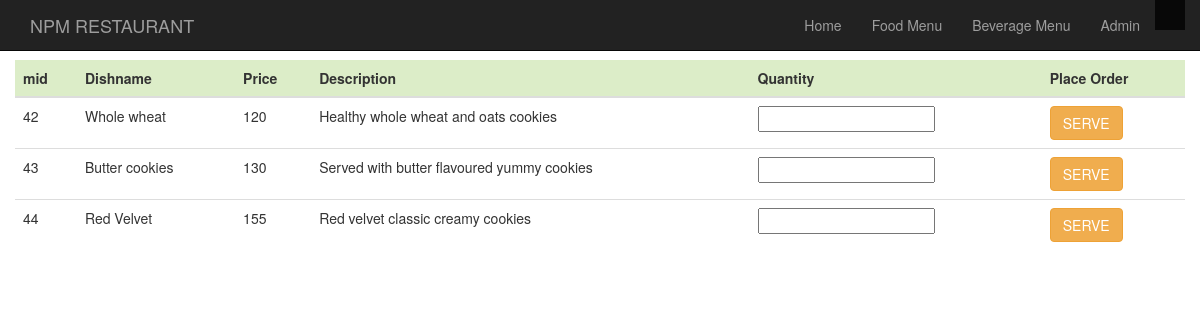
Page /cookies.php on the committed database.
### tables this page shows
CREATE TABLE `menulist` (
  `category` varchar(100) NOT NULL,
  `dishname` varchar(100) NOT NULL,
  `price` int(10) NOT NULL,
  `description` varchar(1000) NOT NULL,
  `mid` int(10) NOT NULL
);

### cookies.php (the view, shortened to what this page needs)
<!DOCTYPE html>
   <html>
   <head>
<link rel="stylesheet" href="https://maxcdn.bootstrapcdn.com/bootstrap/3.3.7/css/bootstrap.min.css">
<link rel="stylesheet" type="text/css" href="">
</head>
<body>
<nav class="navbar navbar-inverse navbar-fixed-top">
      <div class="container">
        <div class="navbar-header">
          <a class="navbar-brand" href="index.php">NPM RESTAURANT</a>
        </div>
        <div id="navbar" class="collapse navbar-collapse">
          <ul class="nav navbar-nav navbar-right">
            <li><a href="index.php">Home</a></li>
            <li><a href="foodmenu.php">Food Menu</a></li>
            <li><a href="beveragemenu.php">Beverage Menu</a></li>
            <li><a href="login.php">Admin</a></li>
         <li class="nav-item active" active>
      <a class="nav-link" style="margin-left:0vw" href="">
      <?php if(isset($_SESSION['tno']))
{ echo "Table no ".$_SESSION['tno']; } ?></a></li>
          </ul>
        </div>
      </div>
    </nav>
<br><br><br>
<?php
  $db="npm_res";
  $conn = new mysqli("localhost","root","","npm_res");
  $conn ->select_db($db) or die( "Unable to select database");
  $res=mysqli_query($conn,"Select * from menulist where category='Cookies'");
?>
<div class="container">
<div class="row justify-content-center">
  <table class="table">
  <thead class="thead" style="background-color: #dcedc8;">
  <tr>
<th scope="col">mid</th>
<th scope="col">Dishname</th>
<th scope="col">Price</th>
<th scope="col">Description</th>
<th scope="col">Quantity</th>
<th scope="col">Place Order</th>
  </tr>
  </thead>
<?php
while($row = $res->fetch_assoc()): ?>
<tr>
<td>
<?php echo $row['mid']; ?>
</td>
<td>
<?php echo $row['dishname'];
?>
</td>
<td>
<?php echo $row['price']; ?>
</td>
<td>
<?php echo $row['description']; ?>
</td>
<td>
<input type="text" class="qty" name="quantity" value=""></input>
</td>
<td><input type="button" name="<?php echo $row['category'] ?>" onclick="fun()" id="<?php echo $row['dishname'] ?>" value="SERVE" class="btn btn-warning common">
</td>
</tr>
 <?php endwhile; ?>
</table>
</div>
</div>
</body>
</html>
</body>
</html>

### rows in the picture
menulist: mid "42", dishname "Whole wheat", price "120", description "Healthy whole wheat and oats cookies"
menulist: mid "43", dishname "Butter cookies", price "130", description "Served with butter flavoured yummy cookies"
menulist: mid "44", dishname "Red Velvet", price "155", description "Red velvet classic creamy cookies"
